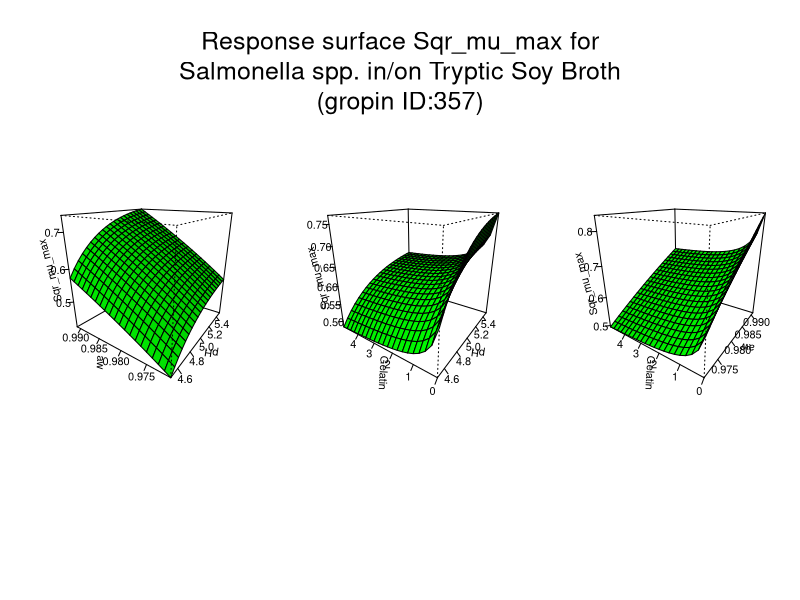

Source code (R):
#############################
# start of Parameter script
#############################
pH <- seq(4.5045,5.4945054945055,length.out=21)
aw <- seq(0.97097,0.991008991008991,length.out=21)
Gelatin <- seq(0,4.995004995005,length.out=21)
#############################
# end of Parameter script
#############################
############################# 
# start of Model script Gropin ID 357 
#############################
 
# constant coefficients for this model
 
variables <- data.frame(pH,aw,Gelatin)
argumentsPar <- expand.grid(variables)
 
# heart of the model
response_surface <- function(pH,aw,Gelatin) {
   mumax <-4.455*sqrt(aw-0.9488)*sqrt(1-10^(4.135-pH))*sqrt(0.6313+(1-0.6313)*(0.4027/(0.4027+Gelatin)))

return(mumax=mumax)
} 

# output parameters
responseSurface <- cbind(argumentsPar,response_surface(argumentsPar['pH'],argumentsPar['aw'],argumentsPar['Gelatin']))
colnames(responseSurface) <- c(colnames(argumentsPar),'Sqrmumax')
#############################
# End of Model script
#############################
############################# 
# start of Visualisation script Gropin ID 357 
#############################
argPar1 <- expand.grid(pH,aw)
argPar2 <- expand.grid(pH,Gelatin)
argPar3 <- expand.grid(aw,Gelatin)
z1 <- matrix(unlist(response_surface(argPar1[1],argPar1[2],Gelatin[10])),nrow=21)
z2 <- matrix(unlist(response_surface(argPar2[1],aw[10],argPar2[2])),nrow=21)
z3 <- matrix(unlist(response_surface(pH[10],argPar3[1],argPar3[2])),nrow=21)
par(mfrow = c(1,3))
persp(pH,aw,z1,col = 'green',xlab='pH',ylab='aw',zlab='Sqr_mu_max',theta=305,phi=20,shade=0.25,ticktype = 'detailed')
persp(pH,Gelatin,z2,col = 'green',xlab='pH',ylab='Gelatin',zlab='Sqr_mu_max',theta=305,phi=20,shade=0.25,ticktype = 'detailed')
persp(aw,Gelatin,z3,col = 'green',xlab='aw',ylab='Gelatin',zlab='Sqr_mu_max',theta=305,phi=20,shade=0.25,ticktype = 'detailed')
mtext('Response surface Sqr_mu_max for
Salmonella spp. in/on Tryptic Soy Broth
(gropin ID:357)',outer=T,  cex=1.5, line=-8.5, side=3)
#############################
# End of Visualisation script
#############################
